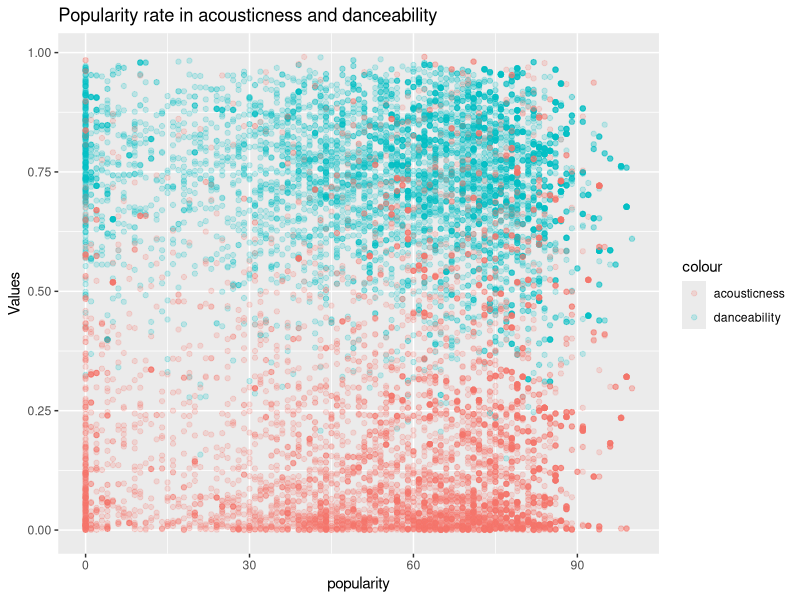
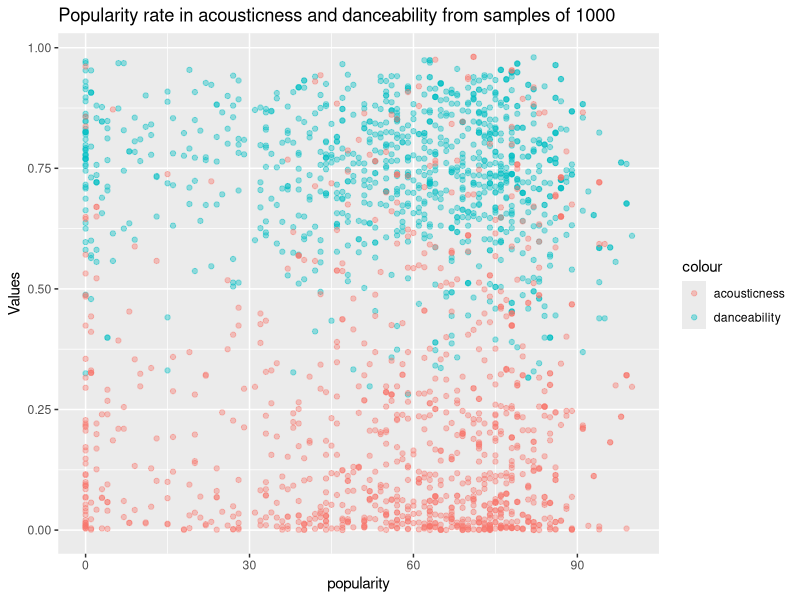

Reproduce these figures in R, in order.
library(ggplot2)
file <- read.csv('./tiktok_dataset.csv')
file

data = file[(names(file) %in% c("popularity", "danceability", "acousticness"))]
data

ggplot(data, aes(x = popularity, y = Values)) +
geom_point(aes(y = danceability, color = 'danceability'), alpha=0.2) +
scale_x_continuous(breaks=c(0, 30, 60, 90)) + 
geom_point(aes(y = acousticness, color = 'acousticness'), alpha = 0.2) +
ggtitle('Popularity rate in acousticness and danceability')

sampling <- data[sample(nrow(data), 1000), ]
sampling

ggplot(sampling, aes(x = popularity, y = Values)) +
geom_point(aes(y = danceability, color = 'danceability'), alpha=0.4) +
scale_x_continuous(breaks=c(0, 30, 60, 90)) + 
geom_point(aes(y = acousticness, color = 'acousticness'), alpha = 0.4) +
ggtitle('Popularity rate in acousticness and danceability from samples of 1000')
